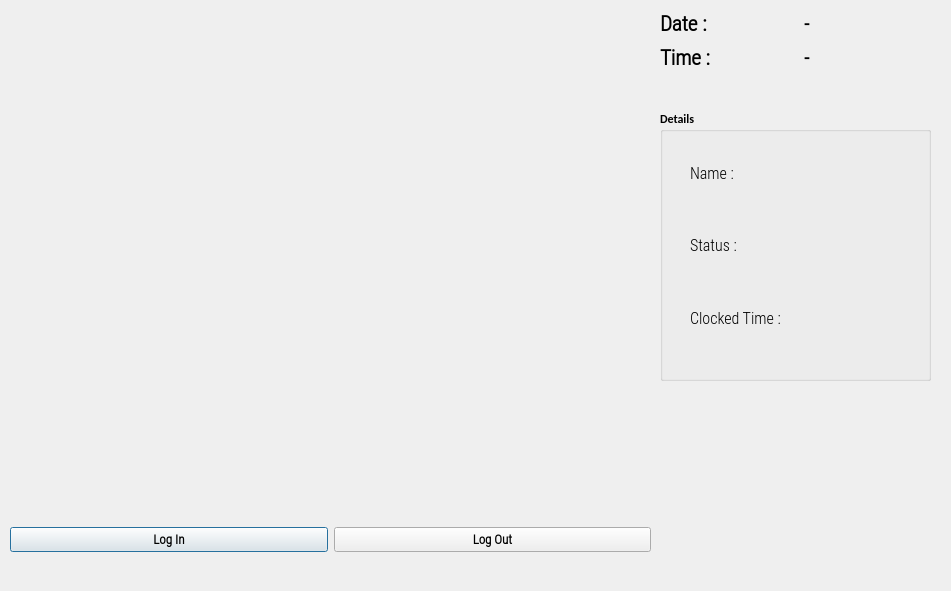
<?xml version="1.0" encoding="UTF-8"?>
<ui version="4.0">
 <class>OutputDialog</class>
 <widget class="QDialog" name="OutputDialog">
  <property name="geometry">
   <rect>
    <x>0</x>
    <y>0</y>
    <width>951</width>
    <height>591</height>
   </rect>
  </property>
  <property name="minimumSize">
   <size>
    <width>0</width>
    <height>0</height>
   </size>
  </property>
  <property name="maximumSize">
   <size>
    <width>1280</width>
    <height>720</height>
   </size>
  </property>
  <property name="font">
   <font>
    <family>Calibri</family>
    <weight>75</weight>
    <bold>true</bold>
   </font>
  </property>
  <property name="windowTitle">
   <string>Face Recognition Attendance App</string>
  </property>
  <property name="windowIcon">
   <iconset resource="resource.qrc">
    <normaloff>:/icon/icon.png</normaloff>:/icon/icon.png</iconset>
  </property>
  <widget class="QLabel" name="imgLabel">
   <property name="geometry">
    <rect>
     <x>10</x>
     <y>10</y>
     <width>640</width>
     <height>480</height>
    </rect>
   </property>
   <property name="minimumSize">
    <size>
     <width>4</width>
     <height>0</height>
    </size>
   </property>
   <property name="maximumSize">
    <size>
     <width>640</width>
     <height>480</height>
    </size>
   </property>
   <property name="text">
    <string/>
   </property>
  </widget>
  <widget class="QWidget" name="horizontalLayoutWidget">
   <property name="geometry">
    <rect>
     <x>10</x>
     <y>500</y>
     <width>641</width>
     <height>80</height>
    </rect>
   </property>
   <layout class="QHBoxLayout" name="horizontalLayout">
    <item>
     <widget class="QPushButton" name="ClockInButton">
      <property name="font">
       <font>
        <family>Roboto Condensed Light</family>
        <pointsize>10</pointsize>
        <weight>75</weight>
        <bold>true</bold>
       </font>
      </property>
      <property name="text">
       <string>Log In</string>
      </property>
      <property name="checkable">
       <bool>true</bool>
      </property>
     </widget>
    </item>
    <item>
     <widget class="QPushButton" name="ClockOutButton">
      <property name="font">
       <font>
        <family>Roboto Condensed Light</family>
        <pointsize>10</pointsize>
        <weight>75</weight>
        <bold>true</bold>
       </font>
      </property>
      <property name="text">
       <string>Log Out</string>
      </property>
      <property name="checkable">
       <bool>true</bool>
      </property>
     </widget>
    </item>
   </layout>
  </widget>
  <widget class="QWidget" name="gridLayoutWidget">
   <property name="geometry">
    <rect>
     <x>660</x>
     <y>10</y>
     <width>281</width>
     <height>61</height>
    </rect>
   </property>
   <layout class="QGridLayout" name="gridLayout_2">
    <item row="0" column="0">
     <widget class="QLabel" name="label">
      <property name="font">
       <font>
        <family>Roboto Condensed Light</family>
        <pointsize>16</pointsize>
        <weight>75</weight>
        <bold>true</bold>
       </font>
      </property>
      <property name="text">
       <string>Date :</string>
      </property>
     </widget>
    </item>
    <item row="0" column="1">
     <widget class="QLabel" name="Date_Label">
      <property name="font">
       <font>
        <family>Roboto Condensed Light</family>
        <pointsize>15</pointsize>
        <weight>75</weight>
        <bold>true</bold>
       </font>
      </property>
      <property name="text">
       <string>-</string>
      </property>
     </widget>
    </item>
    <item row="1" column="0">
     <widget class="QLabel" name="label_2">
      <property name="font">
       <font>
        <family>Roboto Condensed Light</family>
        <pointsize>16</pointsize>
        <weight>75</weight>
        <bold>true</bold>
       </font>
      </property>
      <property name="text">
       <string>Time :</string>
      </property>
     </widget>
    </item>
    <item row="1" column="1">
     <widget class="QLabel" name="Time_Label">
      <property name="font">
       <font>
        <family>Roboto Condensed Light</family>
        <pointsize>15</pointsize>
        <weight>75</weight>
        <bold>true</bold>
       </font>
      </property>
      <property name="text">
       <string>-</string>
      </property>
     </widget>
    </item>
   </layout>
  </widget>
  <widget class="QGroupBox" name="groupBox">
   <property name="geometry">
    <rect>
     <x>660</x>
     <y>110</y>
     <width>271</width>
     <height>271</height>
    </rect>
   </property>
   <property name="title">
    <string>Details</string>
   </property>
   <widget class="QWidget" name="verticalLayoutWidget">
    <property name="geometry">
     <rect>
      <x>30</x>
      <y>30</y>
      <width>100</width>
      <height>211</height>
     </rect>
    </property>
    <layout class="QVBoxLayout" name="verticalLayout">
     <item>
      <widget class="QLabel" name="label_3">
       <property name="font">
        <font>
         <family>Roboto Condensed Light</family>
         <pointsize>12</pointsize>
         <weight>50</weight>
         <bold>false</bold>
        </font>
       </property>
       <property name="text">
        <string>Name : </string>
       </property>
      </widget>
     </item>
     <item>
      <widget class="QLabel" name="label_4">
       <property name="font">
        <font>
         <family>Roboto Condensed Light</family>
         <pointsize>12</pointsize>
         <weight>50</weight>
         <bold>false</bold>
        </font>
       </property>
       <property name="text">
        <string>Status :</string>
       </property>
      </widget>
     </item>
     <item>
      <widget class="QLabel" name="label_5">
       <property name="font">
        <font>
         <family>Roboto Condensed Light</family>
         <pointsize>12</pointsize>
         <weight>50</weight>
         <bold>false</bold>
        </font>
       </property>
       <property name="text">
        <string>Clocked Time : </string>
       </property>
      </widget>
     </item>
    </layout>
   </widget>
   <widget class="QWidget" name="verticalLayoutWidget_2">
    <property name="geometry">
     <rect>
      <x>140</x>
      <y>30</y>
      <width>131</width>
      <height>211</height>
     </rect>
    </property>
    <layout class="QVBoxLayout" name="verticalLayout_2">
     <item>
      <widget class="QLabel" name="NameLabel">
       <property name="font">
        <font>
         <family>Roboto Condensed Light</family>
         <pointsize>12</pointsize>
         <weight>50</weight>
         <bold>false</bold>
        </font>
       </property>
       <property name="text">
        <string/>
       </property>
      </widget>
     </item>
     <item>
      <widget class="QLabel" name="StatusLabel">
       <property name="font">
        <font>
         <family>Roboto Condensed Light</family>
         <pointsize>12</pointsize>
         <weight>50</weight>
         <bold>false</bold>
        </font>
       </property>
       <property name="text">
        <string/>
       </property>
      </widget>
     </item>
     <item>
      <layout class="QHBoxLayout" name="horizontalLayout_2">
       <item>
        <widget class="QLabel" name="HoursLabel">
         <property name="font">
          <font>
           <family>Roboto Condensed Light</family>
           <pointsize>12</pointsize>
           <weight>50</weight>
           <bold>false</bold>
          </font>
         </property>
         <property name="text">
          <string/>
         </property>
        </widget>
       </item>
       <item>
        <widget class="QLabel" name="MinLabel">
         <property name="font">
          <font>
           <family>Roboto Condensed Light</family>
           <pointsize>12</pointsize>
           <weight>50</weight>
           <bold>false</bold>
          </font>
         </property>
         <property name="text">
          <string/>
         </property>
        </widget>
       </item>
      </layout>
     </item>
    </layout>
   </widget>
  </widget>
 </widget>
 <resources>
  <include location="resource.qrc"/>
 </resources>
 <connections/>
</ui>
